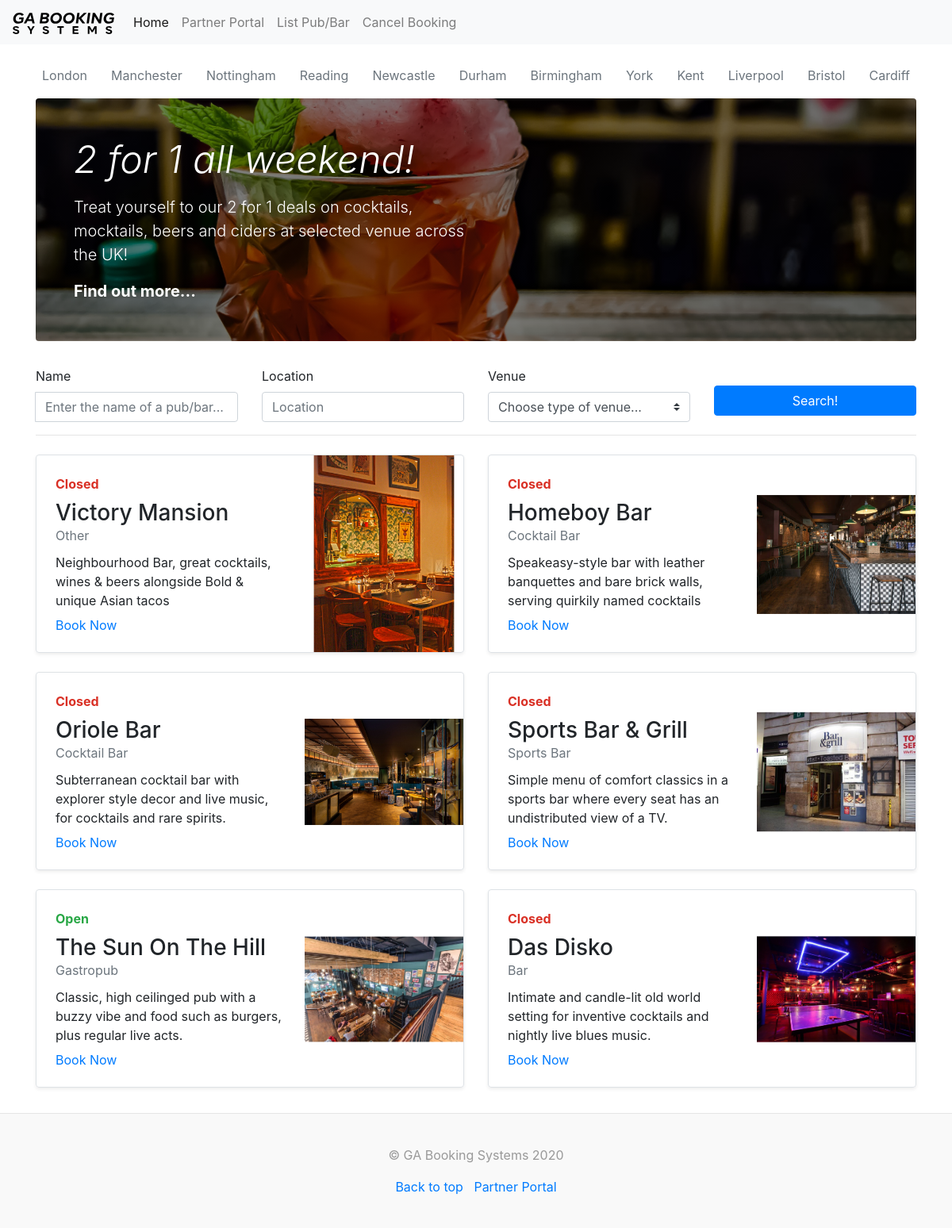
The page /site/index.php on the database its author committed.
### tables this page shows
CREATE TABLE `pubs` (
  `id` int(11) NOT NULL,
  `user_id` int(11) NOT NULL,
  `company_name` varchar(255) DEFAULT NULL,
  `venue_type` varchar(255) DEFAULT NULL,
  `address_one` varchar(255) DEFAULT NULL,
  `address_two` varchar(255) DEFAULT NULL,
  `country` varchar(255) DEFAULT NULL,
  `city` varchar(255) DEFAULT NULL,
  `post_code` varchar(255) DEFAULT NULL,
  `description` text DEFAULT NULL,
  `booking_available` tinyint(1) DEFAULT NULL
);

### site/index.php (the view, shortened to what this page needs)
<!doctype html>
<html lang="en">
<head>
  <link href="css/bootstrap.min.css" rel="stylesheet">
  <link href="css/main.css" rel="stylesheet">
</head>
<body>
  <div id="app" class="container">
    <?php
      if(isset($_GET['city'])) {
        $city = strtolower($_GET['city']);
        $city = "img/Booking-Systems-".$city.".svg";
      } else {
        $city = "img/Booking-Systems-Logo.svg";
      }
    ?>
    <header>
      <nav class="navbar navbar-expand-md navbar-light fixed-top bg-light">
        <a class="navbar-brand" href="index.php"><img src="<?php echo $city; ?>" alt="logo"
            width="128"></a>
        <div class="collapse navbar-collapse" id="navbarCollapse">
          <ul class="navbar-nav mr-auto">
            <li class="nav-item active">
              <a class="nav-link" href="index.php">Home <span class="sr-only">(current)</span></a>
            </li>
            <li class="nav-item">
              <a class="nav-link" href="dashboard/index.php">Partner Portal</a>
            </li>
            <li class="nav-item">
              <a class="nav-link" href="partner/index.php">List Pub/Bar</a>
            </li>
            <li class="nav-item">
              <a class="nav-link" href="cancel.php">Cancel Booking</a>
            </li>
            <li class="nav-item">
              <a class="nav-link disabled" href="#" tabindex="-1" aria-disabled="true"></a>
            </li>
          </ul>
        </div>
      </nav>
    </header>
    <br>
    <br>
    <br>
    <div class="nav-scroller py-1 mb-2">
      <nav class="nav d-flex justify-content-between">
        <a class="p-2 <?php
          if(isset($_GET['city'])) {
            if($_GET['city'] == 'London') {
              echo 'text-primary';
            } else {
              echo 'text-muted';
            }
          } else {
            echo 'text-muted';
          }
        ?>" href="index.php?city=London">London</a>
        <a class="p-2 <?php
          if(isset($_GET['city'])) {
            if($_GET['city'] == 'Manchester') {
              echo 'text-primary';
            } else {
              echo 'text-muted';
            }
          } else {
            echo 'text-muted';
          }
        ?>" href="index.php?city=Manchester">Manchester</a>
        <a class="p-2 <?php
          if(isset($_GET['city'])) {
            if($_GET['city'] == 'Nottingham') {
              echo 'text-primary';
            } else {
              echo 'text-muted';
            }
          } else {
            echo 'text-muted';
          }
        ?>" href="index.php?city=Nottingham">Nottingham</a>
        <a class="p-2 <?php
          if(isset($_GET['city'])) {
            if($_GET['city'] == 'Reading') {
              echo 'text-primary';
            } else {
              echo 'text-muted';
            }
          } else {
            echo 'text-muted';
          }
        ?>" href="index.php?city=Reading">Reading</a>
        <a class="p-2 <?php
          if(isset($_GET['city'])) {
            if($_GET['city'] == 'Newcastle') {
              echo 'text-primary';
            } else {
              echo 'text-muted';
            }
          } else {
            echo 'text-muted';
          }
        ?>" href="index.php?city=Newcastle">Newcastle</a>
        <a class="p-2 <?php
          if(isset($_GET['city'])) {
            if($_GET['city'] == 'Durham') {
              echo 'text-primary';
            } else {
              echo 'text-muted';
            }
          } else {
            echo 'text-muted';
          }
        ?>" href="index.php?city=Durham">Durham</a>
        <a class="p-2 <?php
          if(isset($_GET['city'])) {
            if($_GET['city'] == 'Birmingham') {
              echo 'text-primary';
            } else {
              echo 'text-muted';
            }
          } else {
            echo 'text-muted';
          }
        ?>" href="index.php?city=Birmingham">Birmingham</a>
        <a class="p-2 <?php
          if(isset($_GET['city'])) {
            if($_GET['city'] == 'York') {
              echo 'text-primary';
            } else {
              echo 'text-muted';
            }
          } else {
            echo 'text-muted';
          }
        ?>" href="index.php?city=York">York</a>
        <a class="p-2 <?php
          if(isset($_GET['city'])) {
            if($_GET['city'] == 'Kent') {
              echo 'text-primary';
            } else {
              echo 'text-muted';
            }
          } else {
            echo 'text-muted';
          }
        ?>" href="index.php?city=Kent">Kent</a>
        <a class="p-2 <?php
          if(isset($_GET['city'])) {
            if($_GET['city'] == 'Liverpool') {
              echo 'text-primary';
            } else {
              echo 'text-muted';
            }
          } else {
            echo 'text-muted';
          }
        ?>" href="index.php?city=Liverpool">Liverpool</a>
        <a class="p-2 <?php
          if(isset($_GET['city'])) {
            if($_GET['city'] == 'Bristol') {
              echo 'text-primary';
            } else {
              echo 'text-muted';
            }
          } else {
            echo 'text-muted';
          }
        ?>" href="index.php?city=Bristol">Bristol</a>
        <a class="p-2 <?php
          if(isset($_GET['city'])) {
            if($_GET['city'] == 'Cardiff') {
              echo 'text-primary';
            } else {
              echo 'text-muted';
            }
          } else {
            echo 'text-muted';
          }
        ?>" href="index.php?city=Cardiff">Cardiff</a>
      </nav>
    </div>
    <div class="jumbotron p-4 p-md-5 text-white rounded bg-image">
      <div class="col-md-6 px-0">
        <h1 class="display-4 font-italic">2 for 1 all weekend!</h1>
        <p class="lead my-3">Treat yourself to our 2 for 1 deals on cocktails, mocktails, beers and ciders at selected
          venue across the UK!</p>
        <p class="lead mb-0"><a href="#" class="text-white font-weight-bold">Find out more...</a></p>
      </div>
    </div>
    <form method="post" action="index.php<?php
    ?>">
    <div class="row">
      <div class="col">
        <label for="nameOfPub">Name</label>
        <div class="input-group">
          <input type="text" name="company_name" class="form-control" id="nameOfPub" placeholder="Enter the name of a pub/bar...">
        </div>
      </div>
      <div class="col">
        <label for="location">Location</label>
        <input type="text" name="location" class="form-control" id="location" placeholder="Location" value="">
      </div>
      <div class="col">
        <label for="venue">Venue</label>
        <select name="venue_type" class="custom-select d-block w-100" id="venue">
          <option value="">Choose type of venue...</option>
        </select>
      </div>
      <div class="col text-center">
        <br>
        <button type="submit" class="btn btn-primary" @click="search">Search!</button>
      </div>
    </div>
    </form>
    <hr class="mb-4">
    <div class="row mb-2">
      <?php
        include('php/database/connection.php');
        if ($_SERVER["REQUEST_METHOD"] == "POST") {
          $conditions = [];
          $fields = array('company_name', 'location', 'venue_type');
          foreach($fields as $field){
              if(isset($_POST[$field]) && $_POST[$field] != '') {
                  if($field == 'location') {
                    $find[] = "INSTR(address_one, '".$_POST[$field]."') > 0";
                    $find[] = "INSTR(address_two, '".$_POST[$field]."') > 0";
                    $find[] = "INSTR(country, '".$_POST[$field]."') > 0";
                    $find[] = "INSTR(city, '".$_POST[$field]."') > 0";
                    $conditions[] = "(".implode(' OR ', $find).")";
                  } else {
                    $conditions[] = "INSTR(".$field.", '".$_POST[$field]."') > 0";
                  }
              }
          }
          $sql = "SELECT * FROM pubs";
          if(count($conditions) > 0) {
              $sql .= " WHERE " . implode (' AND ', $conditions);
          }
          if(isset($_GET['city']) && count($conditions) > 0) {
            $city = $_GET['city'];
            $sql .= " AND city = '$city'";
          }
          if(isset($_GET['city']) && count($conditions) == 0) {
            $city = $_GET['city'];
            $sql .= " WHERE city = '$city'";
          }
        } else {
          $sql = "SELECT * from pubs";
        }
        $current_time = date("g:i a");
        $current_time = date("H:i:s", strtotime($current_time));
        $timestamp = strtotime(date("Y-m-d"));
        $day = date('D', $timestamp);
        $result = $conn->query($sql);
        while($row = $result->fetch_assoc()) {
          $pub_id = $row['id'];
          $sql = "SELECT * FROM opening_hours WHERE pub_id = '$pub_id' and day = '$day'";
          $query = $conn->query($sql);
          $time = $query->fetch_assoc();
          if ($current_time >= $time['from_time'] && $current_time <= $time['to_time']) {
            $open = 'open';
          } else {
            $open = 'closed';
          }
          $sql = "SELECT * from images where pub_id = '$pub_id'";
          $query = $conn->query($sql);
          $image = $query->fetch_assoc();
      ?>
      <div class="col-md-6" v-for="pub in pubs">
        <div
          class="row no-gutters border rounded overflow-hidden flex-md-row mb-4 shadow-sm h-md-250 position-relative">
          <div class="col p-4 d-flex flex-column position-static">
            <?php
              if($open == 'open') {
                echo '<strong class="d-inline-block mb-2 text-success">Open</strong>';
              } elseif($open == 'closes_soon') {
                echo '<strong class="d-inline-block mb-2 text-closes-soon">Closes Soon</strong>';
              } else {
                echo '<strong class="d-inline-block mb-2 text-closed">Closed</strong>';
              }
            ?>
            <h3 class="mb-0"><?php echo $row['company_name']; ?></h3>
            <div class="mb-1 text-muted"><?php echo $row['venue_type']; ?></div>
            <p class="card-text mb-auto"><?php echo $row['description']; ?></p>
            <a class="stretched-link" href="table-booking.php?id=<?php echo $row['id']; ?>">Book Now</a>
          </div>
          <div class="col-auto d-none d-lg-block">
            <svg class="bd-placeholder-img" width="200" height="250" xmlns="http://www.w3.org/2000/svg"
              preserveAspectRatio="xMidYMid slice" focusable="false" role="img" aria-label="Placeholder: Thumbnail">
              <title>Placeholder</title>
              <image href="uploads/<?php echo $image['image']; ?>" width="100%" height="100%" />
            </svg>
          </div>
        </div>
      </div>
      <?php } ?>
    </div>
  </div>
  <footer class="blog-footer">
    <p>&copy; GA Booking Systems 2020</p>
    <p>
      <a href="#">Back to top</a> &nbsp; <a href="partner-login.php">Partner Portal</a>
    </p>
  </footer>
</body>
</html>

### site/css/main.css (style rules this page uses)
.display-4 { font-size: 2.5rem; }
@media (min-width: 768px) { .display-4 { font-size: 3rem; } }
.nav-scroller { position: relative; z-index: 2; height: 2.75rem; overflow-y: hidden; }
.nav-scroller .nav { display: -ms-flexbox; display: flex; -ms-flex-wrap: nowrap; flex-wrap: nowrap; padding-bottom: 1rem; margin-top: -1px; overflow-x: auto; text-align: center; white-space: nowrap; -webkit-overflow-scrolling: touch; }
@media (min-width: 768px) { .h-md-250 { height: 250px; } }
.blog-footer { padding: 2.5rem 0; color: #999; text-align: center; background-color: #f9f9f9; border-top: .05rem solid #e5e5e5; }
.blog-footer p:last-child { margin-bottom: 0; }
.bg-image { overflow: hidden; background-size: cover; background-position: center; background-image: linear-gradient(rgba(0, 0, 0, .5), rgba(0, 0, 0, .5)), url('../img/main-header-image.jpg'); }
@media screen and (min-width: 992px) { .row { display:flex;align-items:stretch; } }
@media screen and (min-width: 992px) { .row > .col { width: calc(100% / 3);display: flex; flex-direction: column; } }
@media screen and (min-width: 992px) { .row > .col > p { margin-top: auto; } }
@media screen and (min-width: 992px) { .row:before { content:none; } }

### site/index.php (style rules this page uses)
.bd-placeholder-img { font-size: 1.125rem; text-anchor: middle; -webkit-user-select: none; -moz-user-select: none; -ms-user-select: none; user-select: none; }

### rows shown on the page
pubs: shows "Closed", company_name "Victory Mansion", venue_type "Other", description "Neighbourhood Bar, great cocktails, wines & beers alongside Bold & unique Asian tacos"
pubs: shows "Closed", company_name "Homeboy Bar", venue_type "Cocktail Bar", description "Speakeasy-style bar with leather banquettes and bare brick walls, serving quirkily named cocktails"
pubs: shows "Closed", company_name "Oriole Bar", venue_type "Cocktail Bar", description "Subterranean cocktail bar with explorer style decor and live music, for cocktails and rare spirits."
pubs: shows "Closed", company_name "Sports Bar & Grill", venue_type "Sports Bar", description "Simple menu of comfort classics in a sports bar where every seat has an undistributed view of a TV."
pubs: shows "Open", company_name "The Sun On The Hill", venue_type "Gastropub", description "Classic, high ceilinged pub with a buzzy vibe and food such as burgers, plus regular live acts."
pubs: shows "Closed", company_name "Das Disko", venue_type "Bar", description "Intimate and candle-lit old world setting for inventive cocktails and nightly live blues music."
